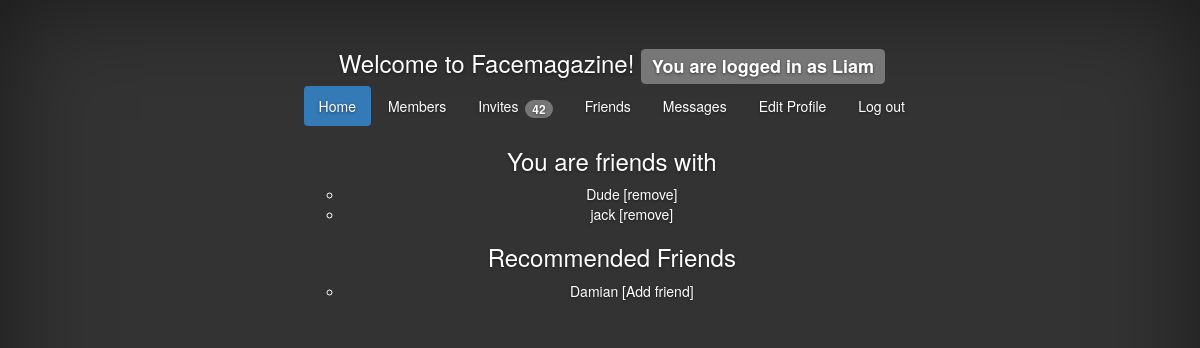
/social/friends/ (signed in), run on an earlier commit of the app's database.
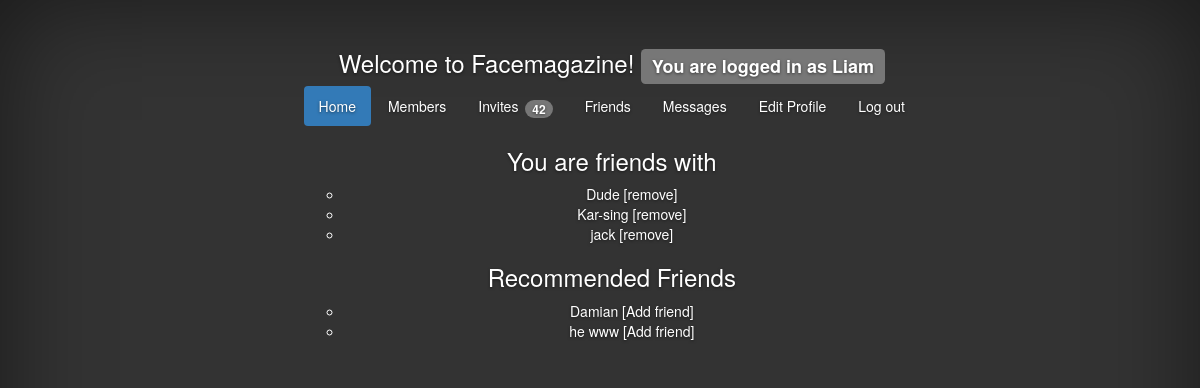
And on a later commit of the database.
### social/models.py (models this page shows)
class Member(models.Model):
    username = models.CharField(max_length=16,primary_key=True)
    password = models.CharField(max_length=16)
    profile = models.OneToOneField(Profile, null=True)
    following = models.ManyToManyField("self", symmetrical=True)
    def __str__(self):
        return self.username

### social/views.py (the view)
    def test(request):
        if 'username' in request.session:
            return f(request)
        else:
            template = loader.get_template('social/not-logged-in.html')
            context = RequestContext(request, {})
            return HttpResponse(template.render(context))

### social/views.py (called while the page is built)
def loggedin(f):
    def test(request):
        if 'username' in request.session:
            return f(request)
        else:
            template = loader.get_template('social/not-logged-in.html')
            context = RequestContext(request, {})
            return HttpResponse(template.render(context))
    return test

### social/templates/social/friends.html
{% extends "social/base.html" %}
{% block content %}
<div class='main'>
{% if following %}
	<h3>You are friends with</h3>
	<ul>
	{% for member in following %}
		<li> <a href="/social/members/?view={{ member.username }}"> {{ member.username }} </a>
        [<a href="/social/friends/?unfriend={{ member.username }}">remove</a>]
	{% endfor %}
	</ul>
    	<h3>Recommended Friends</h3>
	<ul>
	{% for member in recommended %}
		<li> <a href="/social/members/?view={{ member.username }}"> {{ member.username }} </a>
        [<a href="?invite={{ member.username }}">Add friend</a>] </li>
	{% endfor %}
	</ul>
{% endif %}
<br>
</div>
{% endblock %}

What changed in the data, as far as the page shows it:
added Member: username "Kar-sing", shown under "You are friends with"
now on this page (row unchanged): Member: username "he www", shown under "Recommended Friends"
